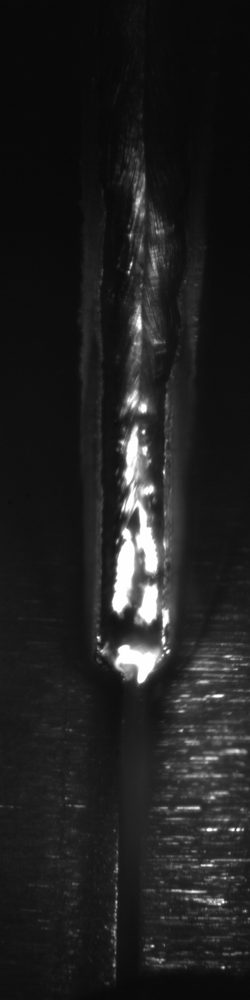
#> input picture lab2/img.tif, 250 x 1000 px, shrunk from 512 x 2048 before the run
$ python qnB.py
#> lines starting #> are read from the running program, lines starting #| are printed output that depends on the picture
# 2.1.2. Log Transformations

import cv2 as cv
import numpy as np

# reading img.tif
img = cv.imread("img.tif")
#> img is the input picture: shape (1000, 250, 3); min 6, max 255, mean 32.6

# applying log transformation
c = 255 / np.log(1 + np.max(img))
#> c = 45.99
log_image = c * (np.log(img + 1, where=img + 1 > 0))
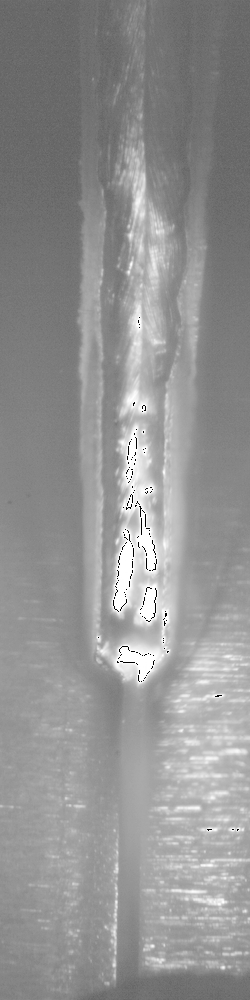
#> log_image: shape (1000, 250, 3) float16; min 0, max 255, mean 147

# convert float to int
log_image = np.array(log_image, dtype=np.uint8)

# displaying the image
cv.imshow("Original Image", img)
cv.imshow("Logarithmic Image", log_image)
cv.waitKey(0)
